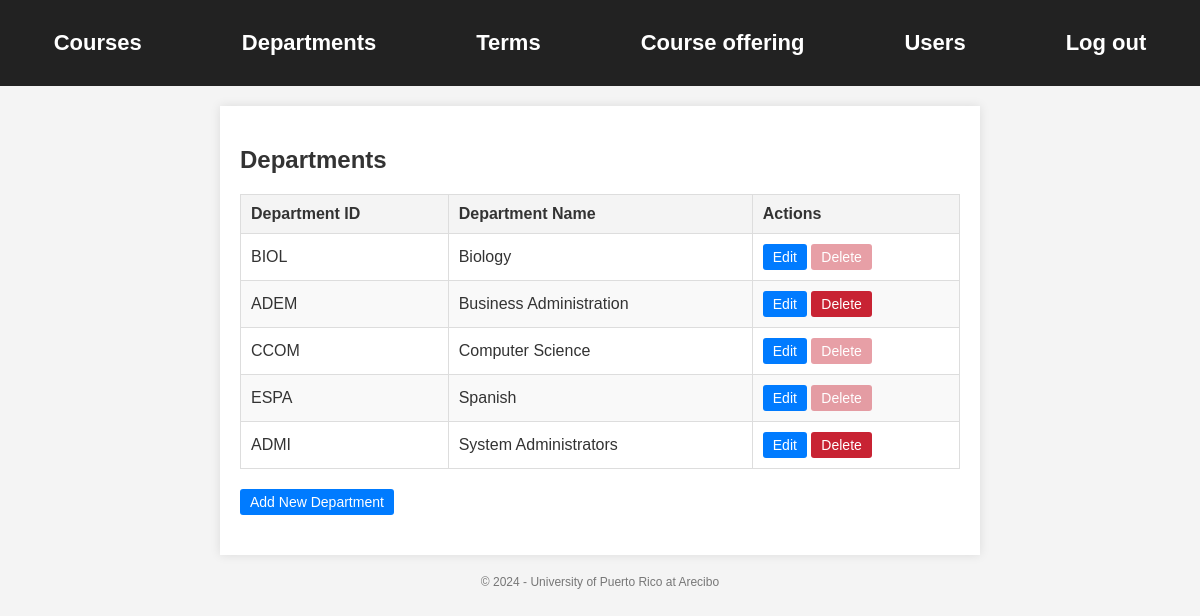
Screenshot of /views/departments.php (signed in) with the database file from the repository.
### tables this page shows
CREATE TABLE IF NOT EXISTS `departments` (
  `dept_id` CHAR(4) NOT NULL,
  `dept_name` VARCHAR(45) NULL,
  PRIMARY KEY (`dept_id`));

### config/database.php (called while the page is built, shortened)
<?php
class DataBase {
    private static $dsn = "mysql:host=localhost;dbname=ccom4019;charset=utf8mb4";
    private static $username = "root";
    private static $password = "";
    private static $db;
    public static function getDB() {
        if (!self::$db) {
            try {
                self::$db = new PDO(
                    self::$dsn,
                    self::$username,
                    self::$password
                );
                self::$db->setAttribute(PDO::ATTR_ERRMODE, PDO::ERRMODE_EXCEPTION);
                self::$db->setAttribute(PDO::ATTR_DEFAULT_FETCH_MODE, PDO::FETCH_ASSOC);
            } catch (PDOException $e) {
                die("<p>Error en la conexión: " . $e->getMessage() . "</p>");
            }
        }
        return self::$db;
    }
}
?>

### controllers/departmentsController.php (called while the page is built, shortened)
<?php
require_once '../models/departmentsModel.php';
class DepartmentsController {
    private $model;
    public function __construct() {
        $this->model = new DepartmentsModel();
    }
    public function listDepartments() {
        return $this->model->getDepartments();
    }
    public function departmentActiveCourses($dept_id) {
        return $this->model->departmentWithActiveCourses($dept_id);
    }
}
?>

### models/departmentsModel.php (called while the page is built, shortened)
<?php
require_once '../config/database.php';
class DepartmentsModel {
    private $db;
    public function __construct() {
        $this->db = DataBase::getDB();
    }
    public function getDepartments() {
        $query = "SELECT dept_id, dept_name FROM departments ORDER BY dept_name";
        $statement = $this->db->prepare($query);
        $statement->execute();
        return $statement->fetchAll();
    }
    public function departmentWithActiveCourses($dept_id) {
        $query = "
            SELECT COUNT(*)
            FROM courses c
            JOIN term_offering t ON c.course_id = t.course_id
            JOIN terms tm ON t.term_id = tm.term_id
            WHERE c.dept_id = :dept_id AND tm.term_is_active = 1
        ";
        $statement = $this->db->prepare($query);
        $statement->bindValue(':dept_id', $dept_id);
        $statement->execute();
        return $statement->fetchColumn() > 0;
    }
}
?>

### views/departments.php (the view, shortened to what this page needs)
<?php
include '../includes/header.php';
require_once '../controllers/departmentsController.php';
$controller = new DepartmentsController();
$departments = $controller->listDepartments();
?>
<main>
    <h2>Departments</h2>
    <table id="tblDepartments">
        <thead>
            <tr>
                <th scope="col">Department ID</th>
                <th scope="col">Department Name</th>
                <?php if ($_SESSION['role'] === 'admin'): ?>
                <th scope="col">Actions</th>
                <?php endif; ?>
            </tr>
        </thead>
        <tbody>
            <?php foreach ($departments as $department): ?>
                <tr>
                    <td><?php echo htmlspecialchars($department['dept_id']); ?></td>
                    <td><?php echo htmlspecialchars($department['dept_name']); ?></td>
                    <?php if ($_SESSION['role'] === 'admin'): ?>
                    <td>
                        <form method="get" action="edit_departments.php" style="display:inline;">
                            <button type="submit">Edit</button>
                        </form>
                        <form method="post" style="display:inline;" onsubmit="return confirmDelete();">
                            <button id="deleteButton" type="submit" name="delete"
                            <?php if ($controller->departmentActiveCourses($department['dept_id'])): ?>
                                disabled
                            <?php endif; ?>>Delete</button>
                        </form>
                    </td>
                    <?php endif; ?>
                </tr>
            <?php endforeach; ?>
        </tbody>
    </table>
    <form method="get" action="add_departments.php" style="margin-bottom:20px;">
        <?php if ($_SESSION['role'] === 'admin'): ?>
        <button type="submit">Add New Department</button>
        <?php endif; ?>
    </form>
</main>
<?php include '../includes/footer.php'; ?>

### public/css/courses.css (style rules this page uses)
body { font-family: Arial, sans-serif; margin: 0; padding: 0; background-color: #f4f4f4; color: #333; }
main { width: 60%; margin: 20px auto; background: #fff; padding: 20px; box-shadow: 0 0 10px rgba(0, 0, 0, 0.1); }
table { width: 100%; border-collapse: collapse; margin-bottom: 20px; }
table th, table td { border: 1px solid #ddd; padding: 10px; text-align: left; }
table th { background-color: #f4f4f4; font-weight: bold; }
table tr:nth-child(even) { background-color: #f9f9f9; }
button, .button { background-color: #007BFF; color: white; padding: 5px 10px; border: none; border-radius: 3px; cursor: pointer; text-decoration: none; font-size: 14px; }
button:disabled { background-color: #0058b56f; color: white; padding: 5px 10px; border-radius: 3px; cursor: not-allowed; text-decoration: none; font-size: 14px; }
#deleteButton { background-color: #c82333; }
#deleteButton:disabled { background-color: #c823336f; }

### rows the page displays
departments: dept_id "BIOL", dept_name "Biology"
departments: dept_id "ADEM", dept_name "Business Administration"
departments: dept_id "CCOM", dept_name "Computer Science"
departments: dept_id "ESPA", dept_name "Spanish"
departments: dept_id "ADMI", dept_name "System Administrators"
